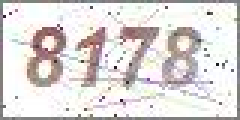
#> input picture codeImg.jpg, 80 x 40 px (shown 3 times larger)
$ python ocr.py
#> lines starting #> are read from the running program, lines starting #| are printed output that depends on the picture; after the words box and inside, x2 and y2 are one past the last pixel; in counts of white or black regions, pixels touching at a corner belong together
import pytesseract
from PIL import Image


class OCR():
    """OCR
    圖片驗證碼識別
    """
    def __init__(self, tesseract_cmd='tesseract'):
        """__init__

        Keyword Arguments:
            tesseract_cmd {str} --  tesseract指令或路徑(default: {'tesseract'})
        """
        pytesseract.pytesseract.tesseract_cmd = tesseract_cmd

    def judge(self, pixl):
        THRESHOLD = 80
        if pixl>THRESHOLD:
            return 1
        else:
            return 0
    def depoint(self, img):
        """對傳入的二值化圖像進行降噪"""
        pixdata = img.load()
        w,h = img.size
        for y in range(1,h-1):
            for x in range(1,w-1):
                count = 0
                if self.judge(pixdata[x,y-1]):#上
                    count = count + 1
                if self.judge(pixdata[x,y+1]):#下
                    count = count + 1
                if self.judge(pixdata[x-1,y]):#左
                    count = count + 1
                if self.judge(pixdata[x+1,y]):#右
                    count = count + 1
                if self.judge(pixdata[x-1,y-1]):#左上
                    count = count + 1
                if self.judge(pixdata[x-1,y+1]):#左下
                    count = count + 1
                if self.judge(pixdata[x+1,y-1]):#右上
                    count = count + 1
                if self.judge(pixdata[x+1,y+1]):#右下
                    count = count + 1
                if count > 4:
                    pixdata[x,y] = 255
        return img
    def heibaihua(self, img):
        Img = img.convert('L')
        threshold = 200
        table = []
        for i in range(256):
            if i < threshold:
                table.append(0)
            else:
                table.append(1)
        photo = Img.point(table, '1')
        #photo.save("BuildImageCode2.jpg")
        return photo
    def noise_remove_pil(self, image_name, k):
        """
        8鄰域降噪
        Args:
            image_name: 圖片文件命名
            k: 判斷閾值
        Returns:
        """
#> called with image_name = './codeImg.jpg', k = 4
        def calculate_noise_count(img_obj, w, h):
            """
            計算鄰域非白色的個數
            Args:
                img_obj: img obj
                w: width
                h: height
            Returns:
                count (int)
            """
            count = 0
            width, height = img_obj.size
            for _w_ in [w - 1, w, w + 1]:
                for _h_ in [h - 1, h, h + 1]:
                    if _w_ > width - 1:
                        continue
                    if _h_ > height - 1:
                        continue
                    if _w_ == w and _h_ == h:
                        continue
                    if img_obj.getpixel((_w_, _h_)) < 230:
                        # 這裏因爲是灰度圖像，設置小於230爲非白色
                        count += 1
            return count
        img = Image.open(image_name)
#> img is the input picture: PIL image 80x40 RGB; mean R, G, B 221.6, 216.9, 215.7
        # 灰度
        gray_img = img.convert('L')
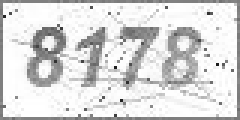
#> gray_img: PIL image 80x40 L (shown 3 times larger); min 28, max 255, mean 218.2
        w, h = gray_img.size
#> w = 80; h = 40
        for _w in range(w):
            for _h in range(h):
                if _w == 0 or _h == 0:
                    gray_img.putpixel((_w, _h), 255)
                    continue
                # 計算鄰域非白色的個數
                pixel = gray_img.getpixel((_w, _h))
                if pixel == 255:
                    continue
                if calculate_noise_count(gray_img, _w, _h) < k:
                    gray_img.putpixel((_w, _h), 255)
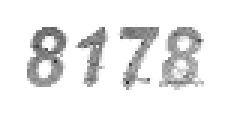
#> gray_img: PIL image 80x40 L (shown 3 times larger); min 47, max 255, mean 235.6
        return gray_img
    def convert(self, image, threshold=4):
        img = self.noise_remove_pil(image, threshold)
        img = self.heibaihua(img)
#> in heibaihua, `photo = Img.point(table, '1')`:
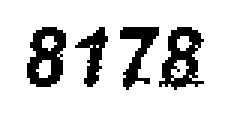
#> photo: PIL image 80x40 1 (shown 3 times larger); 83.4% white; 4 black regions, box (x1, y1, x2, y2) and area: (53, 9, 68, 30) 162, (9, 9, 22, 29) 161, (40, 9, 53, 30) 117, (25, 9, 36, 29) 92
        img = self.depoint(img)
#> (the run stopped early here; a loop or call above may not have finished)
